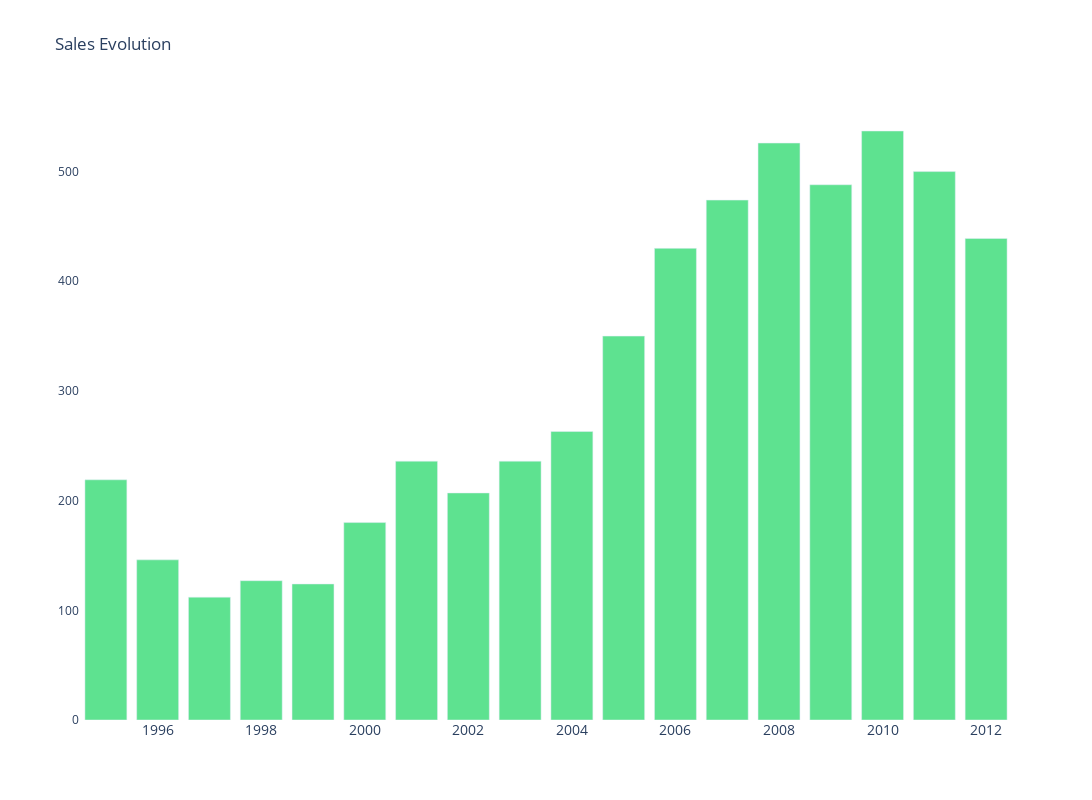

Write notebook code for a chart like this one.
### Markdown cell above
### Create Vertical Barchart

### Code cell
def create_barchart(df, label, value, title):
    fig = go.Figure()

    fig.add_trace(go.Bar(x=df[label],
                         y= df[value],
                         marker_color='#5ee290'))
    fig.update_layout(
        title=title,
        plot_bgcolor="#ffffff",
        width=1200,
        height=800,
        xaxis_tickfont_size=14,
        legend=None,
        bargap=0.1, # gap between bars of adjacent location coordinates.
        bargroupgap=0.1 # gap between bars of the same location coordinate.
    )
    config = {'displayModeBar': False}
    fig.show(config=config)
    return fig

fig = create_barchart(df, label="LABEL", value="VALUE", title=title)

### Figure 1 — Plotly figure (JSON) as saved in the notebook; plotly's stock layout.template omitted (floating-point values rounded to 4 significant figures)
{"data": [{"marker": {"color": "#5ee290"}, "type": "bar", "x": [1995, 1996, 1997, 1998, 1999, 2000, 2001, 2002, 2003, 2004, 2005, 2006, 2007, 2008, 2009, 2010, 2011, 2012], "y": [219, 146, 112, 127, 124, 180, 236, 207, 236, 263, 350, 430, 474, 526, 488, 537, 500, 439]}], "layout": {"bargap": 0.1, "bargroupgap": 0.1, "height": 800, "legend": {}, "plot_bgcolor": "#ffffff", "title": {"text": "Sales Evolution"}, "width": 1200, "xaxis": {"autorange": true, "range": [1994.0, 2012.0], "tickfont": {"size": 14}, "type": "linear"}, "yaxis": {"autorange": true, "range": [0, 565.3], "type": "linear"}}}
